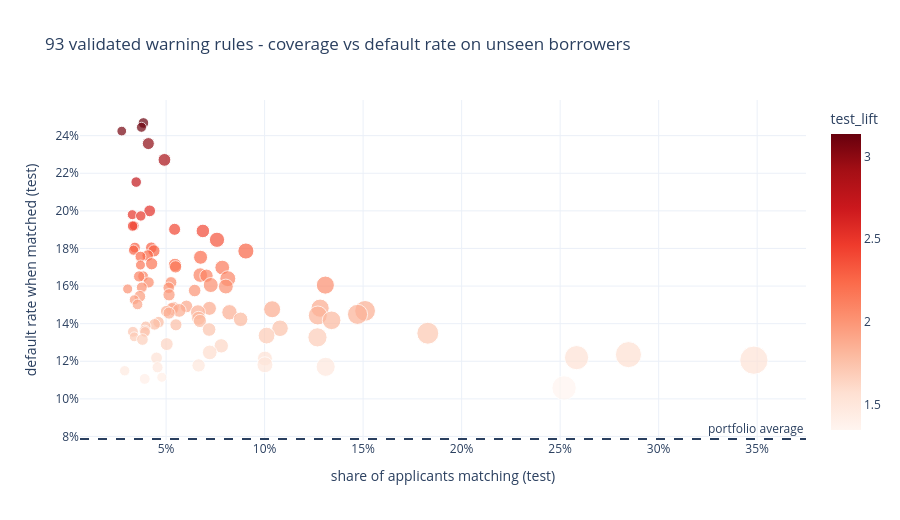

Notebook code for this chart:
### Markdown cell above
### 4b. Warning-rule explorer (hover a point to read the rule)

### Code cell
fig_rules = px.scatter(rules, x='test_coverage', y='test_confidence', size='support', color='test_lift', hover_name='antecedent',
                       hover_data={'lift': ':.2f', 'test_lift': ':.2f', 'test_coverage': ':.2%', 'test_confidence': ':.1%', 'support': ':.2%'},
                       color_continuous_scale='Reds', labels={'test_coverage': 'share of applicants matching (test)', 'test_confidence': 'default rate when matched (test)'},
                       title='93 validated warning rules - coverage vs default rate on unseen borrowers')
fig_rules.add_hline(y=item_defs['base_default_rate'], line_dash='dash', annotation_text='portfolio average')
fig_rules.update_layout(height=520, template='plotly_white', xaxis_tickformat='.0%', yaxis_tickformat='.0%')
fig_rules.show()

### Figure 1 — Plotly figure (JSON) as saved in the notebook; plotly's stock layout.template omitted (floating-point values rounded to 4 significant figures; data arrays with more than 128 entries replaced by an {"elided": "..."} marker saying what was removed)
{"data": [{"customdata": {"elided": "93x3 float values"}, "hovertemplate": "<b>%{hovertext}</b><br><br>share of applicants matching (test)=%{x:.2%}<br>default rate when matched (test)=%{y:.1%}<br>support=%{customdata[2]:.2%}<br>lift=%{customdata[0]:.2f}<br>test_lift=%{marker.color:.2f}<extra></extra>", "hovertext": ["DECLINING_INCOME + INCOME_VOLATILE + LOW_SAVINGS_BUFFER", "INCOME_VOLATILE + LOW_SAVINGS_BUFFER + NEW_GIG_WORKER", "DECLINING_INCOME + LARGE_LOAN_VS_INCOME + LOW_SAVINGS_BUFFER", "DECLINING_INCOME + LOW_SAVINGS_BUFFER + NEW_GIG_WORKER", "DECLINING_INCOME + LATE_UTILITY_PAYER + LOW_SAVINGS_BUFFER", "INCOME_VOLATILE + LATE_UTILITY_PAYER + LOW_SAVINGS_BUFFER", "LATE_UTILITY_PAYER + LOW_SAVINGS_BUFFER + NEW_GIG_WORKER", "DECLINING_INCOME + LONG_UTILITY_DELAYS + LOW_SAVINGS_BUFFER", "DECLINING_INCOME + LARGE_LOAN_VS_INCOME + NEW_GIG_WORKER", "DECLINING_INCOME + INCOME_VOLATILE + LARGE_LOAN_VS_INCOME", "LATE_UTILITY_PAYER + LOW_SAVINGS_BUFFER + METRO_RESIDENT", "LARGE_LOAN_VS_INCOME + LOW_SAVINGS_BUFFER", "INCOME_VOLATILE + LOW_SAVINGS_BUFFER", "LOW_SAVINGS_BUFFER + NEW_GIG_WORKER", "LATE_UTILITY_PAYER + LOW_APP_ENGAGEMENT + LOW_SAVINGS_BUFFER", "DECLINING_INCOME + LARGE_LOAN_VS_INCOME + LATE_UTILITY_PAYER", "INCOME_VOLATILE + IRREGULAR_RECHARGE + LATE_UTILITY_PAYER", "DECLINING_INCOME + METRO_RESIDENT + NEW_GIG_WORKER", "LATE_UTILITY_PAYER + LOW_SAVINGS_BUFFER", "DECLINING_INCOME + LONG_UTILITY_DELAYS + NEW_GIG_WORKER", "INCOME_VOLATILE + LONG_UTILITY_DELAYS + NEW_GIG_WORKER", "DECLINING_INCOME + INCOME_VOLATILE + NEW_GIG_WORKER", "LATE_UTILITY_PAYER + METRO_RESIDENT + NEW_GIG_WORKER", "DECLINING_INCOME + LATE_UTILITY_PAYER + METRO_RESIDENT", "DECLINING_INCOME + LATE_UTILITY_PAYER + YOUNG_BORROWER", "LARGE_LOAN_VS_INCOME + NEW_GIG_WORKER + WEAK_REPAYMENT_HISTORY", "LONG_UTILITY_DELAYS + NEW_GIG_WORKER", "DECLINING_INCOME + INCOME_VOLATILE + LATE_UTILITY_PAYER", "LARGE_LOAN_VS_INCOME + NEW_GIG_WORKER", "DECLINING_INCOME + INCOME_VOLATILE + LONG_UTILITY_DELAYS", "DECLINING_INCOME + LOW_APP_ENGAGEMENT + LOW_SAVINGS_BUFFER", "DECLINING_INCOME + LATE_UTILITY_PAYER + NEW_GIG_WORKER", "DECLINING_INCOME + INCOME_VOLATILE + METRO_RESIDENT", "DECLINING_INCOME + LOW_SAVINGS_BUFFER + METRO_RESIDENT", "INCOME_VOLATILE + LATE_UTILITY_PAYER + NEW_GIG_WORKER", "DECLINING_INCOME + LOW_SAVINGS_BUFFER", "LARGE_LOAN_VS_INCOME + LATE_UTILITY_PAYER", "INCOME_VOLATILE + METRO_RESIDENT + NEW_GIG_WORKER", "INCOME_VOLATILE + LARGE_LOAN_VS_INCOME + WEAK_REPAYMENT_HISTORY", "INCOME_VOLATILE + LONG_UTILITY_DELAYS + LOW_APP_ENGAGEMENT", "INCOME_VOLATILE + LARGE_LOAN_VS_INCOME", "LONG_UTILITY_DELAYS + LOW_APP_ENGAGEMENT + NEW_GIG_WORKER", "LATE_UTILITY_PAYER + LOW_APP_ENGAGEMENT + METRO_RESIDENT", "DECLINING_INCOME + INCOME_VOLATILE + IRREGULAR_RECHARGE", "DECLINING_INCOME + LONG_UTILITY_DELAYS + LOW_APP_ENGAGEMENT", "LONG_UTILITY_DELAYS + LOW_SAVINGS_BUFFER", "DECLINING_INCOME + LATE_UTILITY_PAYER + MANY_DEPENDENTS", "INCOME_VOLATILE + NEW_GIG_WORKER", "INCOME_VOLATILE + LONG_UTILITY_DELAYS", "DECLINING_INCOME + INCOME_VOLATILE + LOW_APP_ENGAGEMENT", "DECLINING_INCOME + INCOME_VOLATILE + WEAK_REPAYMENT_HISTORY", "INCOME_VOLATILE + LATE_UTILITY_PAYER + LOW_APP_ENGAGEMENT", "LATE_UTILITY_PAYER + NEW_GIG_WORKER", "INCOME_VOLATILE + YOUNG_BORROWER", "DECLINING_INCOME + LATE_UTILITY_PAYER + LOW_APP_ENGAGEMENT", "METRO_RESIDENT + NEW_GIG_WORKER", "INCOME_VOLATILE + IRREGULAR_RECHARGE + WEAK_REPAYMENT_HISTORY", "DECLINING_INCOME + NEW_GIG_WORKER", "INCOME_VOLATILE + LATE_UTILITY_PAYER", "LOW_APP_ENGAGEMENT + LOW_SAVINGS_BUFFER", "IRREGULAR_RECHARGE + LATE_UTILITY_PAYER", "DECLINING_INCOME + INCOME_VOLATILE", "INCOME_VOLATILE + IRREGULAR_RECHARGE", "LARGE_LOAN_VS_INCOME + LOW_APP_ENGAGEMENT + WEAK_REPAYMENT_HISTORY", "DECLINING_INCOME + MANY_DEPENDENTS + NEW_GIG_WORKER", "NEW_GIG_WORKER + YOUNG_BORROWER", "INCOME_VOLATILE + WEAK_REPAYMENT_HISTORY + YOUNG_BORROWER", "LATE_UTILITY_PAYER + METRO_RESIDENT", "LONG_UTILITY_DELAYS + LOW_APP_ENGAGEMENT", "INCOME_VOLATILE + LATE_UTILITY_PAYER + METRO_RESIDENT", "INCOME_VOLATILE + LATE_UTILITY_PAYER + MANY_DEPENDENTS", "NEW_GIG_WORKER + NO_BANK_ACCOUNT", "DECLINING_INCOME + LATE_UTILITY_PAYER", "INCOME_VOLATILE + LOW_APP_ENGAGEMENT", "LOW_APP_ENGAGEMENT + NO_BANK_ACCOUNT", "LATE_UTILITY_PAYER + LOW_APP_ENGAGEMENT", "DECLINING_INCOME + LOW_APP_ENGAGEMENT + METRO_RESIDENT", "LOW_APP_ENGAGEMENT + METRO_RESIDENT + NEW_GIG_WORKER", "INCOME_VOLATILE + METRO_RESIDENT", "LOW_APP_ENGAGEMENT + METRO_RESIDENT", "NEW_GIG_WORKER", "INCOME_VOLATILE", "LATE_UTILITY_PAYER + MANY_DEPENDENTS + NEW_GIG_WORKER", "LOW_SAVINGS_BUFFER + METRO_RESIDENT", "LATE_UTILITY_PAYER", "LATE_UTILITY_PAYER + MANY_DEPENDENTS", "MANY_DEPENDENTS + NEW_GIG_WORKER + WEAK_REPAYMENT_HISTORY", "DECLINING_INCOME + LOW_APP_ENGAGEMENT", "LOW_APP_ENGAGEMENT + YOUNG_BORROWER", "INCOME_VOLATILE + LOW_APP_ENGAGEMENT + METRO_RESIDENT", "DECLINING_INCOME + MANY_DEPENDENTS + METRO_RESIDENT", "DECLINING_INCOME + LOW_APP_ENGAGEMENT + MANY_DEPENDENTS", "LOW_APP_ENGAGEMENT"], "legendgroup": "", "marker": {"color": [3.137, 3.107, 3.082, 2.997, 2.887, 2.737, 2.542, 2.517, 2.508, 2.442, 2.44, 2.418, 2.407, 2.347, 2.294, 2.293, 2.277, 2.272, 2.271, 2.24, 2.233, 2.228, 2.185, 2.177, 2.176, 2.164, 2.159, 2.108, 2.104, 2.1, 2.099, 2.084, 2.059, 2.058, 2.041, 2.04, 2.031, 2.025, 2.022, 2.014, 2.004, 1.975, 1.965, 1.941, 1.91, 1.896, 1.889, 1.884, 1.883, 1.879, 1.877, 1.869, 1.866, 1.864, 1.857, 1.856, 1.851, 1.843, 1.835, 1.816, 1.809, 1.802, 1.798, 1.79, 1.775, 1.772, 1.763, 1.749, 1.74, 1.731, 1.725, 1.724, 1.715, 1.699, 1.691, 1.687, 1.673, 1.642, 1.63, 1.585, 1.57, 1.55, 1.548, 1.544, 1.533, 1.502, 1.497, 1.488, 1.485, 1.461, 1.417, 1.406, 1.345], "coloraxis": "coloraxis", "size": [0.006042, 0.005417, 0.005083, 0.007708, 0.008708, 0.005958, 0.007417, 0.005333, 0.005792, 0.005083, 0.005833, 0.00775, 0.009833, 0.01242, 0.00625, 0.007125, 0.005625, 0.008, 0.01379, 0.007125, 0.006333, 0.01046, 0.008042, 0.009417, 0.005375, 0.008125, 0.01162, 0.01137, 0.009625, 0.006292, 0.006833, 0.01358, 0.006708, 0.007458, 0.012, 0.0175, 0.01183, 0.006333, 0.007125, 0.005458, 0.008458, 0.008083, 0.007417, 0.005333, 0.006125, 0.008625, 0.007833, 0.01775, 0.0105, 0.009042, 0.01546, 0.01017, 0.02304, 0.006833, 0.01188, 0.01271, 0.007875, 0.02171, 0.01929, 0.01042, 0.01125, 0.01858, 0.009333, 0.007083, 0.007208, 0.007875, 0.005792, 0.01463, 0.009958, 0.006958, 0.006375, 0.006125, 0.02558, 0.01508, 0.005208, 0.01971, 0.007292, 0.008875, 0.01104, 0.01154, 0.03625, 0.03125, 0.0075, 0.01188, 0.04271, 0.01358, 0.009542, 0.01954, 0.0065, 0.00575, 0.005417, 0.006375, 0.03171], "sizemode": "area", "sizeref": 0.0001068, "symbol": "circle"}, "mode": "markers", "name": "", "orientation": "v", "showlegend": false, "type": "scatter", "x": [0.0385, 0.0375, 0.0275, 0.041, 0.04917, 0.03483, 0.04167, 0.03283, 0.03717, 0.03383, 0.033, 0.05433, 0.06867, 0.07583, 0.03417, 0.0425, 0.0335, 0.04383, 0.0905, 0.04067, 0.037, 0.0675, 0.04267, 0.0545, 0.037, 0.05483, 0.0785, 0.06733, 0.0705, 0.03833, 0.03633, 0.08133, 0.04117, 0.0525, 0.07267, 0.1308, 0.08033, 0.03767, 0.05133, 0.0305, 0.0645, 0.0515, 0.03667, 0.03383, 0.0355, 0.06033, 0.05383, 0.1282, 0.072, 0.053, 0.1038, 0.05667, 0.151, 0.05, 0.06617, 0.08217, 0.0515, 0.1472, 0.127, 0.0665, 0.08783, 0.134, 0.06717, 0.04617, 0.04417, 0.055, 0.03967, 0.1078, 0.07183, 0.03917, 0.03317, 0.03933, 0.1828, 0.101, 0.03383, 0.1268, 0.038, 0.05033, 0.078, 0.07217, 0.2847, 0.2583, 0.04517, 0.1002, 0.3483, 0.1002, 0.0665, 0.131, 0.04567, 0.029, 0.04783, 0.03917, 0.252], "xaxis": "x", "y": [0.2468, 0.2444, 0.2424, 0.2358, 0.2271, 0.2153, 0.2, 0.198, 0.1973, 0.1921, 0.1919, 0.1902, 0.1893, 0.1846, 0.1805, 0.1804, 0.1791, 0.1787, 0.1786, 0.1762, 0.1757, 0.1753, 0.1719, 0.1713, 0.1712, 0.1702, 0.1699, 0.1658, 0.1655, 0.1652, 0.1651, 0.1639, 0.1619, 0.1619, 0.1606, 0.1605, 0.1598, 0.1593, 0.1591, 0.1585, 0.1576, 0.1553, 0.1545, 0.1527, 0.1502, 0.1492, 0.1486, 0.1482, 0.1481, 0.1478, 0.1477, 0.1471, 0.1468, 0.1467, 0.1461, 0.146, 0.1456, 0.145, 0.1444, 0.1429, 0.1423, 0.1418, 0.1414, 0.1408, 0.1396, 0.1394, 0.1387, 0.1376, 0.1369, 0.1362, 0.1357, 0.1356, 0.1349, 0.1337, 0.133, 0.1327, 0.1316, 0.1291, 0.1282, 0.1247, 0.1235, 0.1219, 0.1218, 0.1215, 0.1206, 0.1181, 0.1178, 0.117, 0.1168, 0.1149, 0.1115, 0.1106, 0.1058], "yaxis": "y"}], "layout": {"annotations": [{"showarrow": false, "text": "portfolio average", "x": 1, "xanchor": "right", "xref": "x domain", "y": 0.07867, "yanchor": "bottom", "yref": "y"}], "coloraxis": {"colorbar": {"title": {"text": "test_lift"}}, "colorscale": [[0.0, "rgb(255,245,240)"], [0.125, "rgb(254,224,210)"], [0.25, "rgb(252,187,161)"], [0.375, "rgb(252,146,114)"], [0.5, "rgb(251,106,74)"], [0.625, "rgb(239,59,44)"], [0.75, "rgb(203,24,29)"], [0.875, "rgb(165,15,21)"], [1.0, "rgb(103,0,13)"]]}, "height": 520, "legend": {"itemsizing": "constant", "tracegroupgap": 0}, "shapes": [{"line": {"dash": "dash"}, "type": "line", "x0": 0, "x1": 1, "xref": "x domain", "y0": 0.07867, "y1": 0.07867, "yref": "y"}], "title": {"text": "93 validated warning rules - coverage vs default rate on unseen borrowers"}, "xaxis": {"anchor": "y", "domain": [0.0, 1.0], "tickformat": ".0%", "title": {"text": "share of applicants matching (test)"}}, "yaxis": {"anchor": "x", "domain": [0.0, 1.0], "tickformat": ".0%", "title": {"text": "default rate when matched (test)"}}}}
